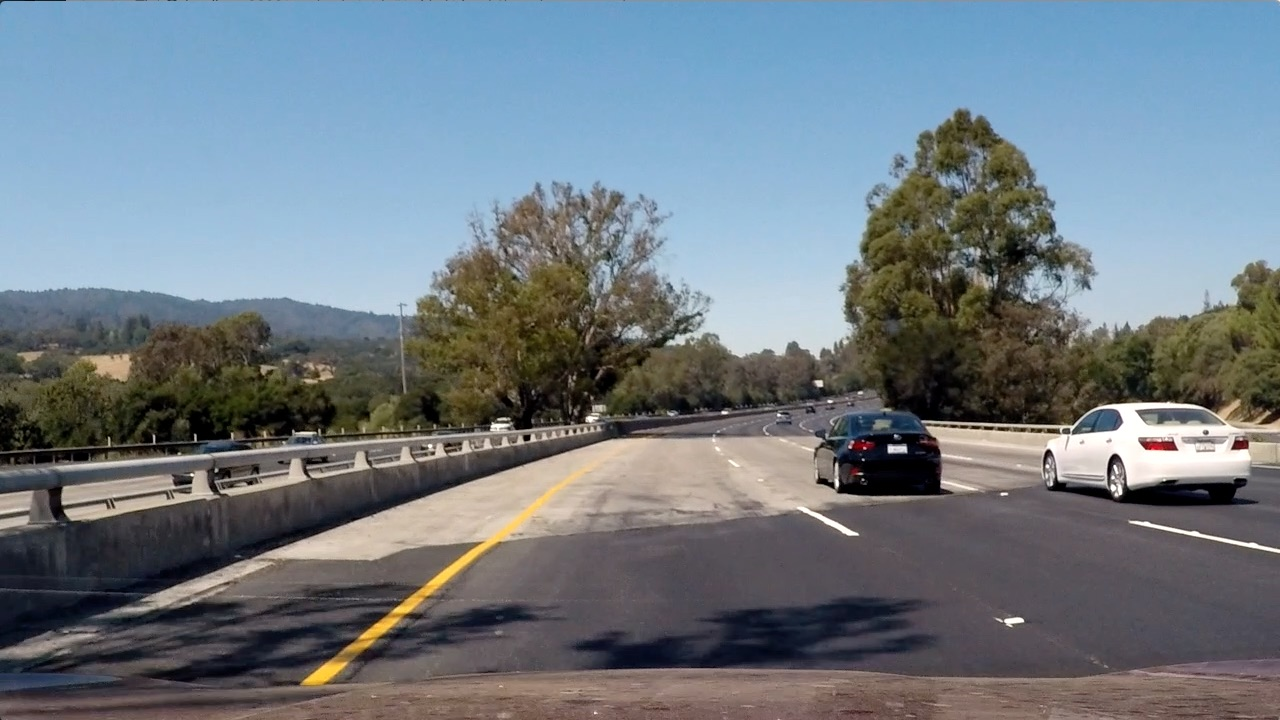
#> input picture test_images/test4.jpg, 1280 x 720 px
$ jupyter execute --allow-errors Vehicle_detection.ipynb   (shell and % lines are left out)   (older library calls are emulated)
#> lines starting #> are read from the running program, lines starting #| are printed output that depends on the picture; after the words box and inside, x2 and y2 are one past the last pixel; in counts of white or black regions, pixels touching at a corner belong together
## Project: Vehicle Detection in video frame
---

The solution has been prepared in accordance to the rubrics defined [here](https://review.udacity.com/#!/rubrics/513/view).

### Step 1: Initialize the common libraries

[cell 1]
import numpy as np
import cv2

import csv
import matplotlib.pyplot as plt
import matplotlib.image as mpimg
from mpl_toolkits.mplot3d import Axes3D
import glob
import pickle
import time

# for scikit-learn >= 0.18 use:
from sklearn.model_selection import train_test_split
from skimage.feature import hog
from sklearn.preprocessing import StandardScaler
from scipy.ndimage.measurements import label
from moviepy.editor import VideoFileClip

from sklearn.svm import LinearSVC
from sklearn import tree

from collections import deque

#Visualisation
from tqdm import tqdm_notebook

### Step 2: Load training data

[cell 2]
vehicle_images = glob.glob('training_data/vehicles/*/*.png')
nonvehicle_images = glob.glob('training_data/non-vehicles/*/*.png')
print("No. of vehicle images: " + str(len(vehicle_images)), "\nNo. of non-vehicle images: " + str(len(nonvehicle_images)))

### Step 3: Visualize dataset

[cell 3]
fig, axis = plt.subplots(6,6, figsize=(16, 16))
fig.subplots_adjust(hspace = .2, wspace=.001)
axis = axis.ravel()

#> (the rest of this cell did not finish here and is left out)

### Step 4: Helper functions for HOG, spatial binning and colour histogram

[cell 4]
def get_hog_features(img, orient, pix_per_cell, cell_per_block,
                        vis=False, feature_vec=True):
    # Call with two outputs if vis==True
    if vis == True:
        features, hog_image = hog(img, orientations=orient,
                                  pixels_per_cell=(pix_per_cell, pix_per_cell),
                                  cells_per_block=(cell_per_block, cell_per_block),
                                  transform_sqrt=False,
                                  visualise=vis, feature_vector=feature_vec)
        return features, hog_image
    # Otherwise call with one output
    else:
        features = hog(img, orientations=orient,
                       pixels_per_cell=(pix_per_cell, pix_per_cell),
                       cells_per_block=(cell_per_block, cell_per_block),
                       transform_sqrt=False,
                       visualise=vis, feature_vector=feature_vec)
        return features

def extract_features(imgs, cspace='RGB', orient=9,
                        pix_per_cell=8, cell_per_block=2, hog_channel=0):
    # Create a list to append feature vectors to
    features = []
    # Iterate through the list of images
    for file in tqdm_notebook(imgs, desc="Loading model"):
        # Read in each one by one
        image = mpimg.imread(file)
        # apply color conversion if other than 'RGB'
        if cspace != 'RGB':
            if cspace == 'HSV':
                feature_image = cv2.cvtColor(image, cv2.COLOR_RGB2HSV)
            elif cspace == 'LUV':
                feature_image = cv2.cvtColor(image, cv2.COLOR_RGB2LUV)
            elif cspace == 'HLS':
                feature_image = cv2.cvtColor(image, cv2.COLOR_RGB2HLS)
            elif cspace == 'YUV':
                feature_image = cv2.cvtColor(image, cv2.COLOR_RGB2YUV)
            elif cspace == 'YCrCb':
                feature_image = cv2.cvtColor(image, cv2.COLOR_RGB2YCrCb)
        else: feature_image = np.copy(image)

        # Call get_hog_features() with vis=False, feature_vec=True
        if hog_channel == 'ALL':
            hog_features = []
            for channel in range(feature_image.shape[2]):
                hog_features.append(get_hog_features(feature_image[:,:,channel],
                                    orient, pix_per_cell, cell_per_block,
                                    vis=False, feature_vec=True))
            hog_features = np.ravel(hog_features)
        else:
            hog_features = get_hog_features(feature_image[:,:,hog_channel], orient,
                        pix_per_cell, cell_per_block, vis=False, feature_vec=True)
        # Append the new feature vector to the features list
        features.append(hog_features)
    # Return list of feature vectors
    return features

### Step 5: Showcasing different colour channels

#> (a cell that did not finish here is left out)

### Step 6: Extracted HOG features from images

#> (a cell that did not finish here is left out)

### Step 7: Feature extraction

[cell 7]
# Feature extraction parameters# Feature
colorspace = 'YUV' # Can be RGB, HSV, LUV, HLS, YUV, YCrCb
orient = 11
pix_per_cell = 16
cell_per_block = 2
hog_channel = 'ALL' # Can be 0, 1, 2, or "ALL"

t = time.time()
#> (the rest of this cell did not finish here and is left out)

### Step 8:  Training a classifier

[cell 8]
print('Beginning classification')
svc = LinearSVC()
# Check the training time for the SVC
t = time.time()
#> (the rest of this cell did not finish here and is left out)

[cell 9]
# Serializing data for re-use
import pickle
s = pickle.dumps(svc)
text_file = open("training_data/classifier.pkl", "wb")
text_file.write(s)
text_file.close()

### Step 9: Sliding window search concept

[cell 10]
def draw_boxes(img, bboxes, color=(0, 0, 255), thick=6):
    # Make a copy of the image
    imcopy = np.copy(img)
    # Iterate through the bounding boxes
    for bbox in bboxes:
        # Draw a rectangle given bbox coordinates
        cv2.rectangle(imcopy, bbox[0], bbox[1], color, thick)
    # Return the image copy with boxes drawn
    return imcopy

# Define a function that takes an image,
# start and stop positions in both x and y,
# window size (x and y dimensions),
# and overlap fraction (for both x and y)
def slide_window(img, x_start_stop=[None, None], y_start_stop=[None, None],
                    xy_window=(96, 96), xy_overlap=(0.5, 0.5)):
    # If x and/or y start/stop positions not defined, set to image size
    if x_start_stop[0] == None:
        x_start_stop[0] = 0
    if x_start_stop[1] == None:
        x_start_stop[1] = img.shape[1]
    if y_start_stop[0] == None:
        y_start_stop[0] = 0
    if y_start_stop[1] == None:
        y_start_stop[1] = img.shape[0]
    # Compute the span of the region to be searched
    xspan = x_start_stop[1] - x_start_stop[0]
    yspan = y_start_stop[1] - y_start_stop[0]
    # Compute the number of pixels per step in x/y
    nx_pix_per_step = np.int(xy_window[0]*(1 - xy_overlap[0]))
    ny_pix_per_step = np.int(xy_window[1]*(1 - xy_overlap[1]))
    # Compute the number of windows in x/y
    nx_buffer = np.int(xy_window[0]*(xy_overlap[0]))
    ny_buffer = np.int(xy_window[1]*(xy_overlap[1]))
    nx_windows = np.int((xspan-nx_buffer)/nx_pix_per_step)
    ny_windows = np.int((yspan-ny_buffer)/ny_pix_per_step)
    # Initialize a list to append window positions to
    window_list = []
    # Loop through finding x and y window positions
    # Note: you could vectorize this step, but in practice
    # you'll be considering windows one by one with your
    # classifier, so looping makes sense
    for ys in range(ny_windows):
        for xs in range(nx_windows):
            # Calculate window position
            startx = xs*nx_pix_per_step + x_start_stop[0]
            endx = startx + xy_window[0]
            starty = ys*ny_pix_per_step + y_start_stop[0]
            endy = starty + xy_window[1]
            # Append window position to list
            window_list.append(((startx, starty), (endx, endy)))
    # Return the list of windows
    return window_list


# Test on example images
test_img = mpimg.imread('test_images/test4.jpg')
#> test_img is the input picture: shape (720, 1280, 3); mean R, G, B 112.2, 122.7, 130.9
windows = slide_window(test_img, x_start_stop=[None, None], y_start_stop=[test_img.shape[0]//2, None],
                    xy_window=(128, 128), xy_overlap=(0.5, 0.5))
#> windows = 76 items

window_img = draw_boxes(test_img, windows, color=(0, 0, 255), thick=6)
#> the loop in draw_boxes, `for bbox in bboxes:` made 76 passes
#> bbox on passes 1 to 8: ((0, 360), (128, 488)), ((64, 360), (192, 488)), ((128, 360), (256, 488)), ((192, 360), (320, 488)), ((256, 360), (384, 488)), ((320, 360), (448, 488)), ((384, 360), (512, 488)), ((448, 360), (576, 488))
#> after the loop in draw_boxes, `for bbox in bboxes:`:
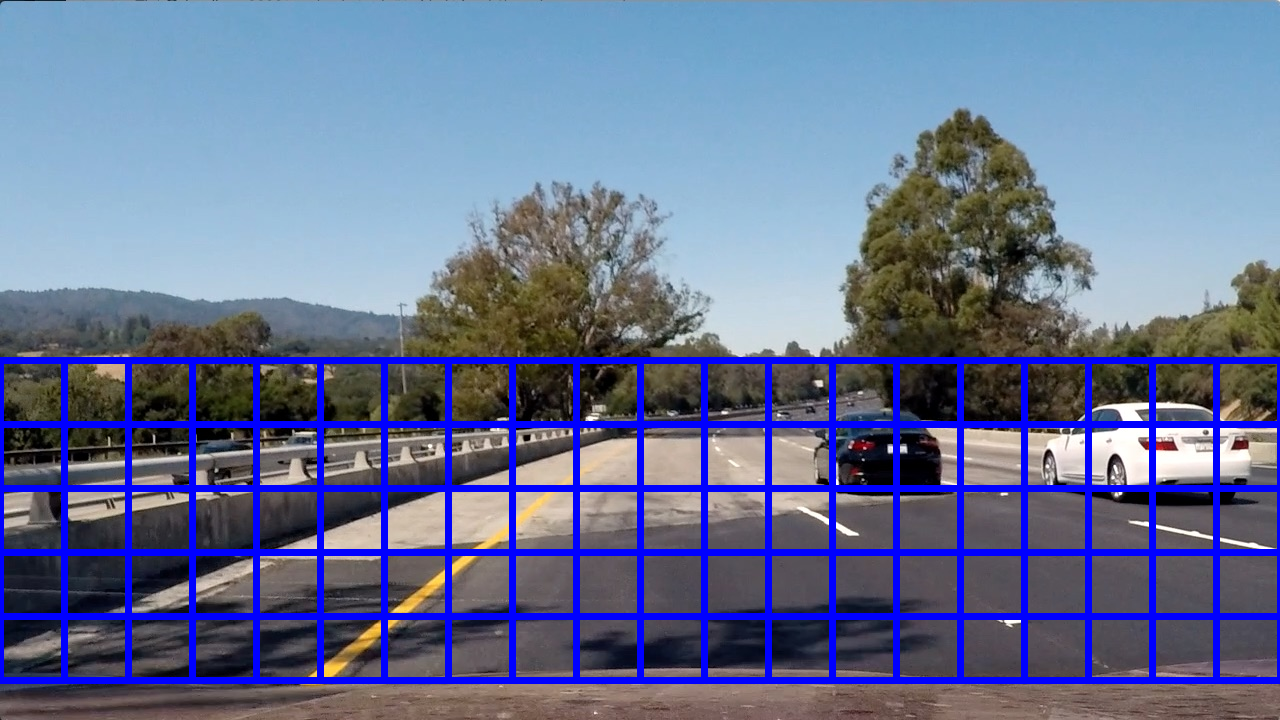
#> imcopy: shape (720, 1280, 3); 10.16% of pixels changed, all inside (x1, y1, x2, y2) = (0, 357, 1280, 684)
plt.imshow(window_img)

### Step 10: Finding cars in an image with scaled windows search and draw the rectangles

[cell 11]
# Initializing the classifier and the tarining parameters (If you want to test quicktly, Run Step1 and Step 4 as well)
text_file = open("training_data/classifier.pkl", "rb")
s = text_file.read()
svc = pickle.loads(s)
text_file.close()

# [9 lines left out: function draw_boxes, not called in this run]

def find_cars(img, ystart, ystop, scale, cspace, hog_channel, svc, X_scaler, orient,
              pix_per_cell, cell_per_block, spatial_size, hist_bins, show_all_rectangles=False):

    # array of rectangles where cars were detected
    rectangles = []

    img = img.astype(np.float32)/255

    img_tosearch = img[ystart:ystop,:,:]

    # apply color conversion if other than 'RGB'
    if cspace != 'RGB':
        if cspace == 'HSV':
            ctrans_tosearch = cv2.cvtColor(img_tosearch, cv2.COLOR_RGB2HSV)
        elif cspace == 'LUV':
            ctrans_tosearch = cv2.cvtColor(img_tosearch, cv2.COLOR_RGB2LUV)
        elif cspace == 'HLS':
            ctrans_tosearch = cv2.cvtColor(img_tosearch, cv2.COLOR_RGB2HLS)
        elif cspace == 'YUV':
            ctrans_tosearch = cv2.cvtColor(img_tosearch, cv2.COLOR_RGB2YUV)
        elif cspace == 'YCrCb':
            ctrans_tosearch = cv2.cvtColor(img_tosearch, cv2.COLOR_RGB2YCrCb)
    else: ctrans_tosearch = np.copy(image)

    # rescale image if other than 1.0 scale
    if scale != 1:
        imshape = ctrans_tosearch.shape
        ctrans_tosearch = cv2.resize(ctrans_tosearch, (np.int(imshape[1]/scale), np.int(imshape[0]/scale)))

    # select colorspace channel for HOG
    if hog_channel == 'ALL':
        ch1 = ctrans_tosearch[:,:,0]
        ch2 = ctrans_tosearch[:,:,1]
        ch3 = ctrans_tosearch[:,:,2]
    else:
        ch1 = ctrans_tosearch[:,:,hog_channel]

    # Define blocks and steps as above
    nxblocks = (ch1.shape[1] // pix_per_cell)+1  #-1
    nyblocks = (ch1.shape[0] // pix_per_cell)+1  #-1
    nfeat_per_block = orient*cell_per_block**2
    # 64 was the orginal sampling rate, with 8 cells and 8 pix per cell
    window = 64
    nblocks_per_window = (window // pix_per_cell)-1
    cells_per_step = 2  # Instead of overlap, define how many cells to step
    nxsteps = (nxblocks - nblocks_per_window) // cells_per_step
    nysteps = (nyblocks - nblocks_per_window) // cells_per_step

    # Compute individual channel HOG features for the entire image
    hog1 = get_hog_features(ch1, orient, pix_per_cell, cell_per_block, feature_vec=False)
    if hog_channel == 'ALL':
        hog2 = get_hog_features(ch2, orient, pix_per_cell, cell_per_block, feature_vec=False)
        hog3 = get_hog_features(ch3, orient, pix_per_cell, cell_per_block, feature_vec=False)

    for xb in range(nxsteps):
        for yb in range(nysteps):
            ypos = yb*cells_per_step
            xpos = xb*cells_per_step
            # Extract HOG for this patch
            hog_feat1 = hog1[ypos:ypos+nblocks_per_window, xpos:xpos+nblocks_per_window].ravel()
            if hog_channel == 'ALL':
                hog_feat2 = hog2[ypos:ypos+nblocks_per_window, xpos:xpos+nblocks_per_window].ravel()
                hog_feat3 = hog3[ypos:ypos+nblocks_per_window, xpos:xpos+nblocks_per_window].ravel()
                hog_features = np.hstack((hog_feat1, hog_feat2, hog_feat3))
            else:
                hog_features = hog_feat1

            xleft = xpos*pix_per_cell
            ytop = ypos*pix_per_cell

            test_prediction = svc.predict(hog_features.reshape(1, -1))

            if test_prediction == 1 or show_all_rectangles:
                xbox_left = np.int(xleft*scale)
                ytop_draw = np.int(ytop*scale)
                win_draw = np.int(window*scale)
                rectangles.append(((xbox_left, ytop_draw+ystart),(xbox_left+win_draw,ytop_draw+win_draw+ystart)))

    return rectangles

def find_cars_scaled_window(image, svc, orient, pix_per_cell, cell_per_block):
    bboxes = []


    height = image.shape[0]//2
    start = image.shape[0]//2

    ystart = start
    ystop = start + height//3

    bboxes.append(find_cars(image, ystart, ystop, 1.0, 'YUV',
                           'ALL', svc, None, orient, pix_per_cell,
                           cell_per_block, None, None))

    ystart = start + height//10
    ystop = start + 3*height//4
    bboxes.append(find_cars(image, ystart, ystop, 1.3, 'YUV',
                           'ALL', svc, None, orient, pix_per_cell,
                           cell_per_block, None, None))

    ystart = start + height//6
    ystop = start + 3*height//4
    bboxes.append(find_cars(image, ystart, ystop, 2, 'YUV',
                           'ALL', svc, None, orient, pix_per_cell,
                           cell_per_block, None, None))

    ystart = start
    ystop = start + height
    bboxes.append(find_cars(image, ystart, ystop, 2.5, 'YUV',
                           'ALL', svc, None, orient, pix_per_cell,
                           cell_per_block, None, None))

    return bboxes

# Test on example images
test_img = mpimg.imread('test_images/test4.jpg')

orient = 11
pix_per_cell = 16
cell_per_block = 2
hog_channel = 'ALL' # Can be 0, 1, 2, or "ALL"
#> (the rest of this cell did not finish here and is left out)

#> in find_cars, `img = img.astype(np.float32)/255`:
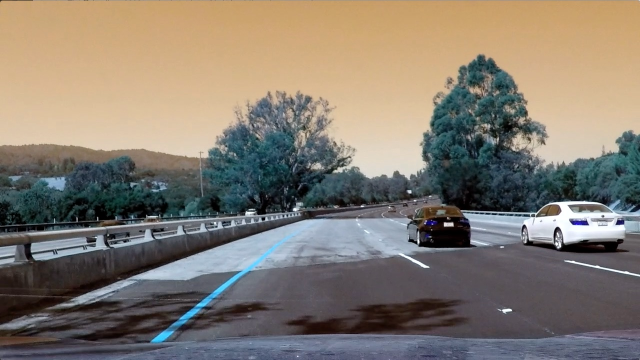
#> img: shape (720, 1280, 3) float32 (shown at 1/2 size); mean of channels 0, 1, 2 0.44, 0.481, 0.513; drawn as B, G, R
#> in find_cars, `ch1 = ctrans_tosearch[:,:,0]`:
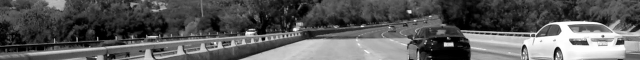
#> ch1: shape (120, 1280) float32 (shown at 1/2 size); min 0, max 1, mean 0.356
#> in find_cars, `ch3 = ctrans_tosearch[:,:,2]`:
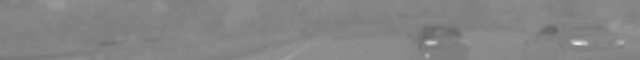
#> ch3: shape (120, 1280) float32 (shown at 1/2 size); min 0.403, max 0.94, mean 0.52
#> after the loop in find_cars, `for xb in range(nxsteps):`: rectangles = []
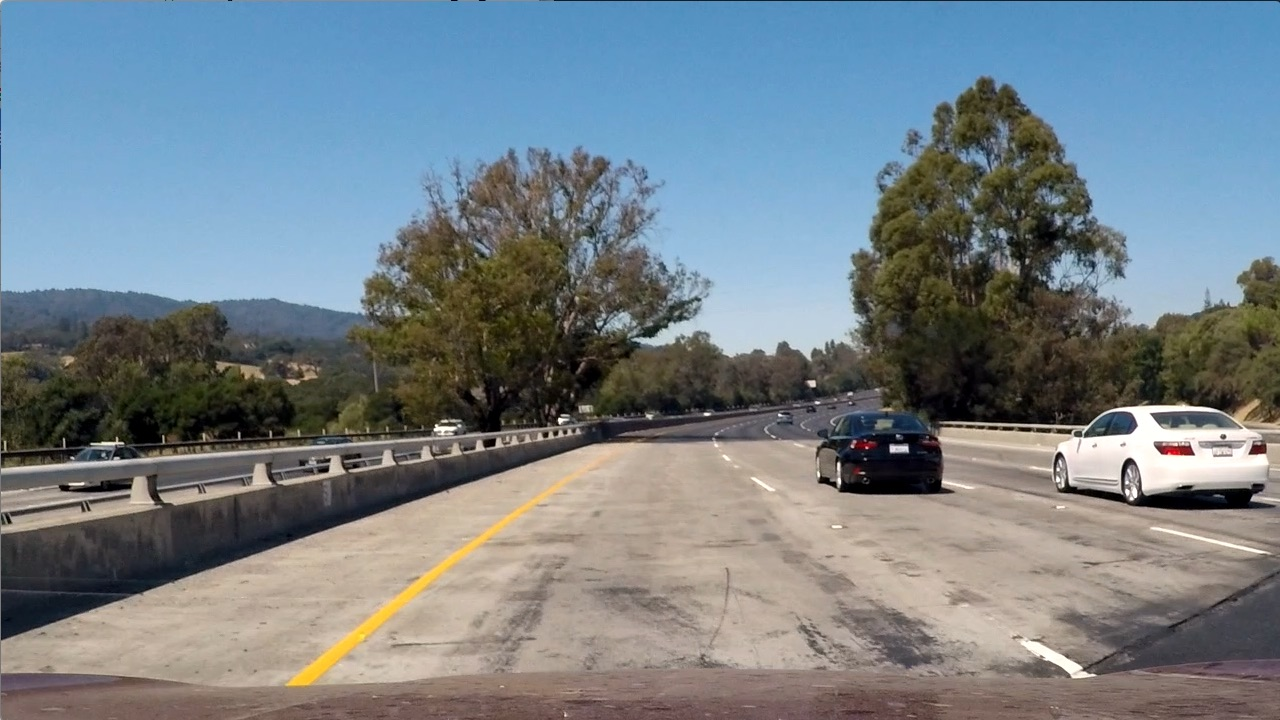
#> input picture test_images/test1.jpg, 1280 x 720 px

bboxes = [item for sublist in bboxes for item in sublist]
test_img_rects = draw_boxes(test_img, bboxes)
plt.figure(figsize=(10,10))
plt.imshow(test_img_rects)

### Step 11: Draw bounding boxes for labels

[cell 12]
# [32 lines left out: functions add_heat, apply_threshold, draw_labeled_bboxes, not called in this run]

#> (the rest of this cell did not finish here and is left out)

### Step 12: Processing a frame and testing on the test pipeline

[cell 13]
def process_frame(img):
    bboxes = []
    colorspace = 'YUV' # Can be RGB, HSV, LUV, HLS, YUV, YCrCb
    orient = 11
    pix_per_cell = 16
    cell_per_block = 2
    hog_channel = 'ALL' # Can be 0, 1, 2, or "ALL"


    bboxes = find_cars_scaled_window(img, svc, orient, pix_per_cell, cell_per_block)
    bboxes = [item for sublist in bboxes for item in sublist]

    heatmap_img = np.zeros_like(img[:,:,0])
    heatmap_img = add_heat(heatmap_img, bboxes)
    heatmap_img = apply_threshold(heatmap_img, 1)
    labels = label(heatmap_img)
    draw_img, rects = draw_labeled_bboxes(np.copy(img), labels)
    return draw_img


test_images  = glob.glob('test_images/test*.jpg')

fig, axs = plt.subplots(3, 2, figsize=(16,14))
fig.subplots_adjust(hspace = .004, wspace=.002)
axs = axs.ravel()

#> (the rest of this cell did not finish here and is left out)

#> call 2 of find_cars, with ystart = 360, ystop = 480, scale = 1, cspace = 'YUV', hog_channel = 'ALL', orient = 11, pix_per_cell = 16, cell_per_block = 2
#> in find_cars (call 2), `img = img.astype(np.float32)/255`:
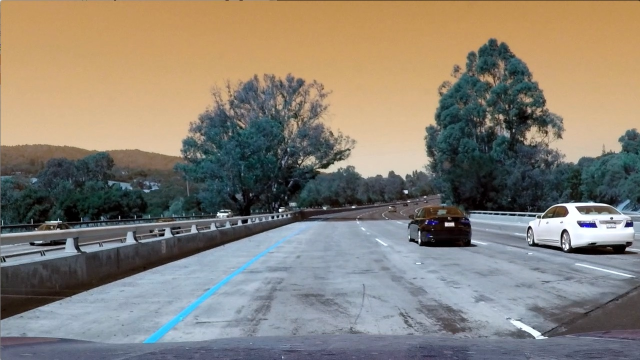
#> img: shape (720, 1280, 3) float32 (shown at 1/2 size); mean of channels 0, 1, 2 0.461, 0.505, 0.532; drawn as B, G, R
#> in find_cars (call 2), `ch1 = ctrans_tosearch[:,:,0]`:
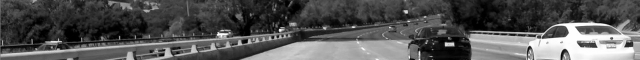
#> ch1: shape (120, 1280) float32 (shown at 1/2 size); min 0, max 1, mean 0.33
#> in find_cars (call 2), `ch3 = ctrans_tosearch[:,:,2]`:
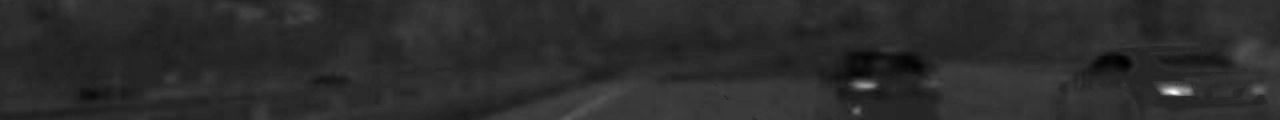
#> ch3: shape (120, 1280) float32; min 0.413, max 1, mean 0.516; drawn with min black and max white
    axs[i].axis('off')
